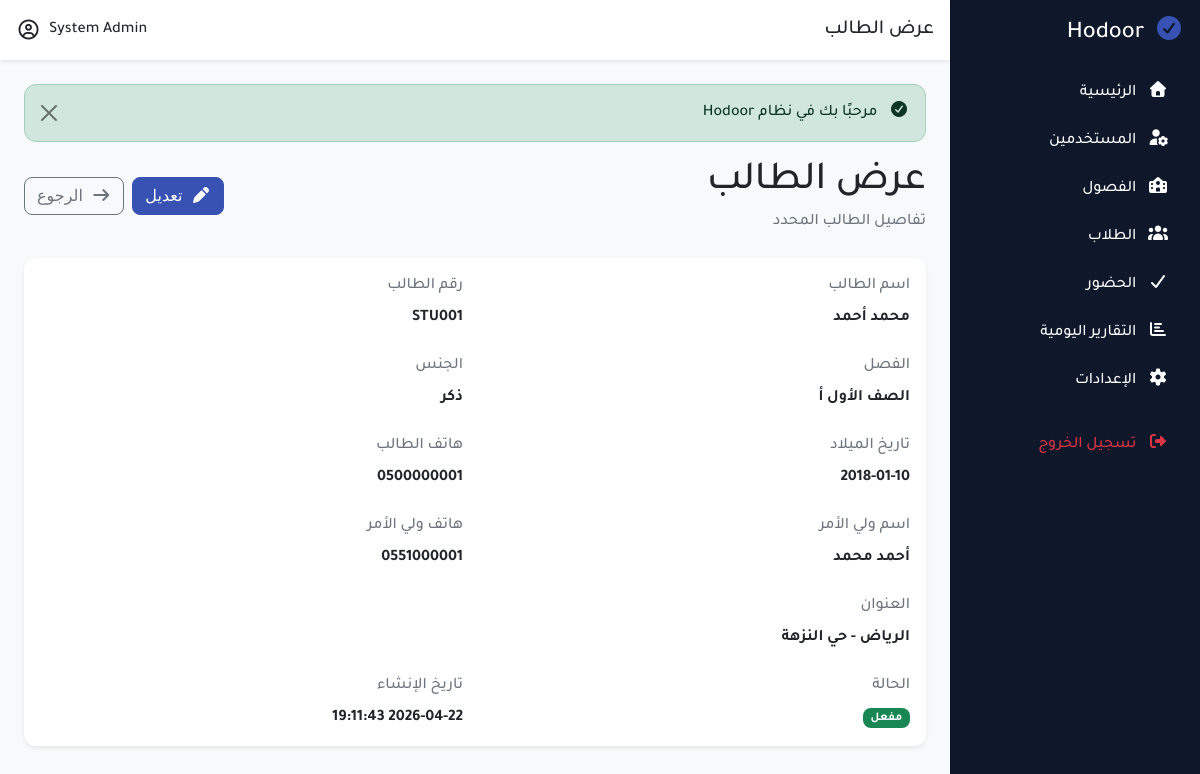
Page /modules/students/view.php?id=1 (signed in) on the committed database.
### tables this page shows
CREATE TABLE students
(
    id             INT AUTO_INCREMENT PRIMARY KEY,
    classroom_id   INT          NOT NULL,
    student_name   VARCHAR(150) NOT NULL,
    student_number VARCHAR(50) UNIQUE,
    gender         ENUM('male', 'female') DEFAULT 'male',
    birth_date     DATE NULL,
    phone          VARCHAR(20) NULL,
    parent_name    VARCHAR(150) NULL,
    parent_phone   VARCHAR(20) NULL,
    address        TEXT NULL,
    status         TINYINT(1) DEFAULT 1,
    created_at     TIMESTAMP DEFAULT CURRENT_TIMESTAMP,
    CONSTRAINT fk_students_classroom
        FOREIGN KEY (classroom_id) REFERENCES classrooms (id)
            ON DELETE CASCADE
);

CREATE TABLE classrooms
(
    id         INT AUTO_INCREMENT PRIMARY KEY,
    class_name VARCHAR(100) NOT NULL,
    class_code VARCHAR(30) NULL,
    level_name VARCHAR(50) NULL,
    created_at TIMESTAMP DEFAULT CURRENT_TIMESTAMP
);

### classes/clsPath.php (called while the page is built, shortened)
<?php
class clsPath
{
    private static $domain = "http://localhost/Hodoor/";
    public static function root()
    {
        return self::$domain;
    }
    public static function modules()
    {
        return self::root() . "modules/";
    }
    public static function students()
    {
        return self::modules() . "students/";
    }
}

### classes/clsStudent.php (called while the page is built, shortened)
<?php
class clsStudent
{
    private $conn;
    public function __construct($db)
    {
        $this->conn = $db;
    }
    private function fill($data)
    {
        $this->id = $data['id'] ?? null;
        $this->classroom_id = $data['classroom_id'] ?? null;
        $this->student_name = $data['student_name'] ?? null;
        $this->student_number = $data['student_number'] ?? null;
        $this->gender = $data['gender'] ?? null;
        $this->birth_date = $data['birth_date'] ?? null;
        $this->phone = $data['phone'] ?? null;
        $this->parent_name = $data['parent_name'] ?? null;
        $this->parent_phone = $data['parent_phone'] ?? null;
        $this->address = $data['address'] ?? null;
        $this->status = $data['status'] ?? null;
        $this->created_at = $data['created_at'] ?? null;
    }
    public function loadById($id)
    {
        $query = "SELECT * FROM students WHERE id = :id LIMIT 1";
        $stmt = $this->conn->prepare($query);
        $stmt->execute([
            ':id' => (int)$id
        ]);
        $student = $stmt->fetch(PDO::FETCH_ASSOC);
        return true;
    }
}

### classes/clsHelper.php (called while the page is built, shortened)
<?php
class clsHelper
{
    public static function clean($value)
    {
        return htmlspecialchars(trim($value), ENT_QUOTES, 'UTF-8');
    }
    public static function e($value)
    {
        return htmlspecialchars($value, ENT_QUOTES, 'UTF-8');
    }
    public static function get($key, $default = null)
    {
        return isset($_GET[$key]) ? self::clean($_GET[$key]) : $default;
    }
}

### classes/clsClassroom.php (called while the page is built, shortened)
<?php
class clsClassroom
{
    private $conn;
    public function __construct($db)
    {
        $this->conn = $db;
    }
    private function fill($data)
    {
        $this->class_name = $data['class_name'] ?? null;
    }
    public function loadById($id)
    {
        $query = "SELECT * FROM classrooms WHERE id = :id LIMIT 1";
        $stmt = $this->conn->prepare($query);
        $stmt->execute([
            ':id' => (int)$id
        ]);
        $classroom = $stmt->fetch(PDO::FETCH_ASSOC);
        return true;
    }
}

### modules/students/view.php (the view, shortened to what this page needs)
<?php
require_once '../../includes/app.php';
$id = clsHelper::get('id');
$student = new clsStudent($conn);
if (!$id || !$student->loadById($id)) {
    clsHelper::setMessage('error', 'الطالب غير موجود');
    clsHelper::redirect(clsPath::students() . 'index.php');
}
$classroom = new clsClassroom($conn);
$className = '-';
if (!empty($student->classroom_id) && $classroom->loadById($student->classroom_id)) {
    $className = $classroom->class_name;
}
?>
<?php require_once '../../includes/header.php'; ?>
<?php require_once '../../includes/sidebar.php'; ?>
    <div class="main-content w-100">
        <?php require_once '../../includes/navbar.php'; ?>
        <div class="content p-4">
            <?php require_once '../../includes/alerts.php'; ?>
            <div class="d-flex justify-content-between align-items-center mb-4">
                <div>
                    <h1 class="mb-1">عرض الطالب</h1>
                    <p class="text-muted mb-0">تفاصيل الطالب المحدد</p>
                </div>
                <div class="d-flex gap-2">
                    <a href="<?= clsPath::students(); ?>edit.php?id=<?= $student->id; ?>" class="btn btn-primary">
                        <i class="fa fa-pen me-1"></i>
                        تعديل
                    </a>
                    <a href="<?= clsPath::students(); ?>index.php" class="btn btn-outline-secondary">
                        <i class="fa fa-arrow-right me-1"></i>
                        الرجوع
                    </a>
                </div>
            </div>
            <div class="card shadow-sm border-0">
                <div class="card-body">
                    <div class="row g-4">
                        <div class="col-md-6">
                            <label class="form-label text-muted">اسم الطالب</label>
                            <div class="fw-semibold"><?= clsHelper::e($student->student_name); ?></div>
                        </div>
                        <div class="col-md-6">
                            <label class="form-label text-muted">رقم الطالب</label>
                            <div class="fw-semibold"><?= clsHelper::e($student->student_number); ?></div>
                        </div>
                        <div class="col-md-6">
                            <label class="form-label text-muted">الفصل</label>
                            <div class="fw-semibold"><?= clsHelper::e($className); ?></div>
                        </div>
                        <div class="col-md-6">
                            <label class="form-label text-muted">الجنس</label>
                            <div class="fw-semibold"><?= $student->gender === 'female' ? 'أنثى' : 'ذكر'; ?></div>
                        </div>
                        <div class="col-md-6">
                            <label class="form-label text-muted">تاريخ الميلاد</label>
                            <div class="fw-semibold"><?= clsHelper::e($student->birth_date ?: '-'); ?></div>
                        </div>
                        <div class="col-md-6">
                            <label class="form-label text-muted">هاتف الطالب</label>
                            <div class="fw-semibold"><?= clsHelper::e($student->phone ?: '-'); ?></div>
                        </div>
                        <div class="col-md-6">
                            <label class="form-label text-muted">اسم ولي الأمر</label>
                            <div class="fw-semibold"><?= clsHelper::e($student->parent_name ?: '-'); ?></div>
                        </div>
                        <div class="col-md-6">
                            <label class="form-label text-muted">هاتف ولي الأمر</label>
                            <div class="fw-semibold"><?= clsHelper::e($student->parent_phone ?: '-'); ?></div>
                        </div>
                        <div class="col-md-12">
                            <label class="form-label text-muted">العنوان</label>
                            <div class="fw-semibold"><?= nl2br(clsHelper::e($student->address ?: '-')); ?></div>
                        </div>
                        <div class="col-md-6">
                            <label class="form-label text-muted">الحالة</label>
                            <div class="fw-semibold">
                                <?php if ((int)$student->status === 1): ?>
                                    <span class="badge bg-success">مفعل</span>
                                <?php else: ?>
                                    <span class="badge bg-secondary">غير مفعل</span>
                                <?php endif; ?>
                            </div>
                        </div>
                        <div class="col-md-6">
                            <label class="form-label text-muted">تاريخ الإنشاء</label>
                            <div class="fw-semibold"><?= clsHelper::e($student->created_at); ?></div>
                        </div>
                    </div>
                </div>
            </div>
        </div>
    </div>
<?php require_once '../../includes/footer.php'; ?>

### rows in the picture
students: student_name "محمد أحمد", student_number "STU001", birth_date "2018-01-10", phone "0500000001", parent_name "أحمد محمد", parent_phone "0551000001", address "الرياض - حي النزهة", created_at "2026-04-22 19:11:43"
classrooms: class_name "الصف الأول أ"

### other values in the picture
$title "عرض الطالب"
clsHelper::e($_SESSION['full_name']) "System Admin"
$success "مرحبًا بك في نظام Hodoor"
